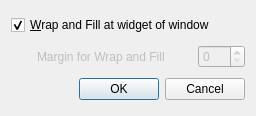
<?xml version="1.0" encoding="UTF-8"?>
<ui version="4.0">
 <class>DialogWrapMargin</class>
 <widget class="QDialog" name="DialogWrapMargin">
  <property name="geometry">
   <rect>
    <x>0</x>
    <y>0</y>
    <width>256</width>
    <height>116</height>
   </rect>
  </property>
  <property name="windowTitle">
   <string>Wrap Margin</string>
  </property>
  <layout class="QVBoxLayout" name="verticalLayout">
   <item>
    <layout class="QHBoxLayout" name="horizontalLayout_2">
     <item>
      <widget class="QCheckBox" name="checkWrapAndFill">
       <property name="text">
        <string>&amp;Wrap and Fill at widget of window</string>
       </property>
       <property name="checked">
        <bool>true</bool>
       </property>
      </widget>
     </item>
     <item>
      <spacer name="horizontalSpacer_3">
       <property name="orientation">
        <enum>Qt::Horizontal</enum>
       </property>
       <property name="sizeHint" stdset="0">
        <size>
         <width>40</width>
         <height>20</height>
        </size>
       </property>
      </spacer>
     </item>
    </layout>
   </item>
   <item>
    <layout class="QHBoxLayout" name="horizontalLayout">
     <item>
      <spacer name="horizontalSpacer_2">
       <property name="orientation">
        <enum>Qt::Horizontal</enum>
       </property>
       <property name="sizeHint" stdset="0">
        <size>
         <width>40</width>
         <height>20</height>
        </size>
       </property>
      </spacer>
     </item>
     <item>
      <widget class="QLabel" name="label">
       <property name="enabled">
        <bool>false</bool>
       </property>
       <property name="text">
        <string>Margin for Wrap and Fill</string>
       </property>
      </widget>
     </item>
     <item>
      <spacer name="horizontalSpacer">
       <property name="orientation">
        <enum>Qt::Horizontal</enum>
       </property>
       <property name="sizeHint" stdset="0">
        <size>
         <width>40</width>
         <height>20</height>
        </size>
       </property>
      </spacer>
     </item>
     <item>
      <widget class="QSpinBox" name="spinWrapAndFill">
       <property name="enabled">
        <bool>false</bool>
       </property>
       <property name="maximum">
        <number>999</number>
       </property>
      </widget>
     </item>
    </layout>
   </item>
   <item>
    <widget class="QDialogButtonBox" name="buttonBox">
     <property name="orientation">
      <enum>Qt::Horizontal</enum>
     </property>
     <property name="standardButtons">
      <set>QDialogButtonBox::Cancel|QDialogButtonBox::Ok</set>
     </property>
    </widget>
   </item>
  </layout>
 </widget>
 <resources/>
 <connections>
  <connection>
   <sender>buttonBox</sender>
   <signal>rejected()</signal>
   <receiver>DialogWrapMargin</receiver>
   <slot>reject()</slot>
   <hints>
    <hint type="sourcelabel">
     <x>258</x>
     <y>85</y>
    </hint>
    <hint type="destinationlabel">
     <x>263</x>
     <y>92</y>
    </hint>
   </hints>
  </connection>
 </connections>
</ui>
